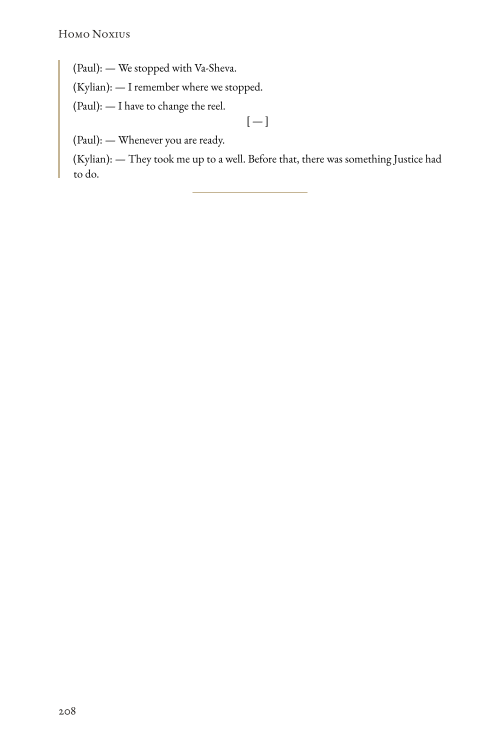
#> input picture tmp/pdfs/kingjames-16-2026-09-09/page-208.png, 1000 x 1500 px (shown at 1/2 size); its folder holds only this picture in this run
$ python contact_sheets.py
#> lines starting #> are read from the running program, lines starting #| are printed output that depends on the picture
from pathlib import Path
from PIL import Image, ImageDraw

folder = Path(__file__).parent
pages = sorted(folder.glob('page-*.png'))
cell_w, cell_h = 660, 985
for start in range(0, len(pages), 4):
    sheet = Image.new('RGB', (cell_w * 2, cell_h * 2), '#e8e8e8')
#> sheet: PIL image 1320x1970 RGB; every value is 232
    draw = ImageDraw.Draw(sheet)
    for offset, path in enumerate(pages[start:start + 4]):
        page = Image.open(path).convert('RGB')
#> page is the input picture: PIL image 1000x1500 RGB; mean R, G, B 253.7, 253.7, 253.6
        page.thumbnail((cell_w - 12, cell_h - 32), Image.Resampling.LANCZOS)
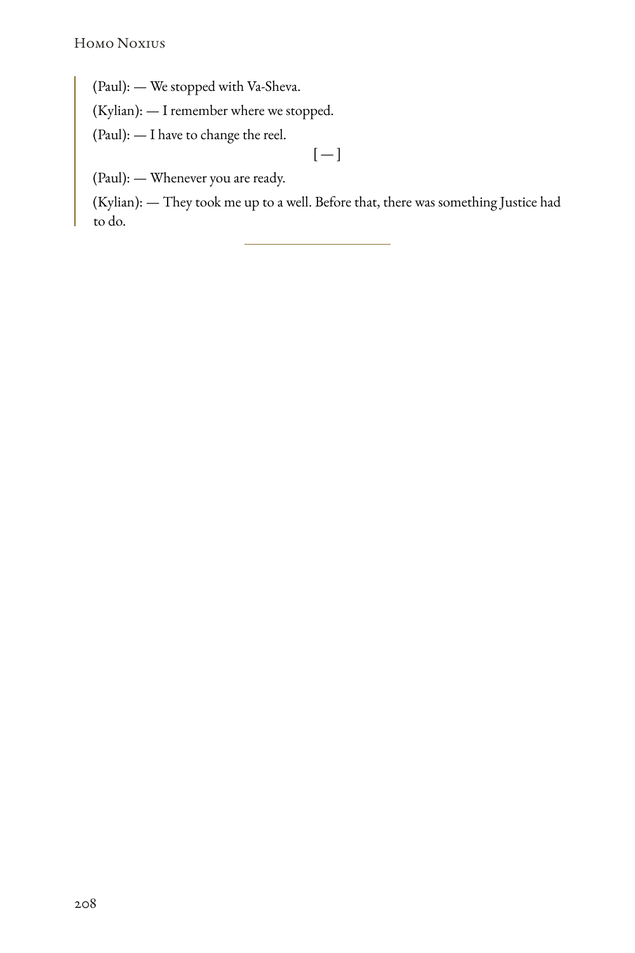
#> page: PIL image 635x953 RGB; mean R, G, B 253.6, 253.6, 253.5
        x = (offset % 2) * cell_w + (cell_w - page.width) // 2
#> x = 12
        y = (offset // 2) * cell_h + 25
        sheet.paste(page, (x, y))
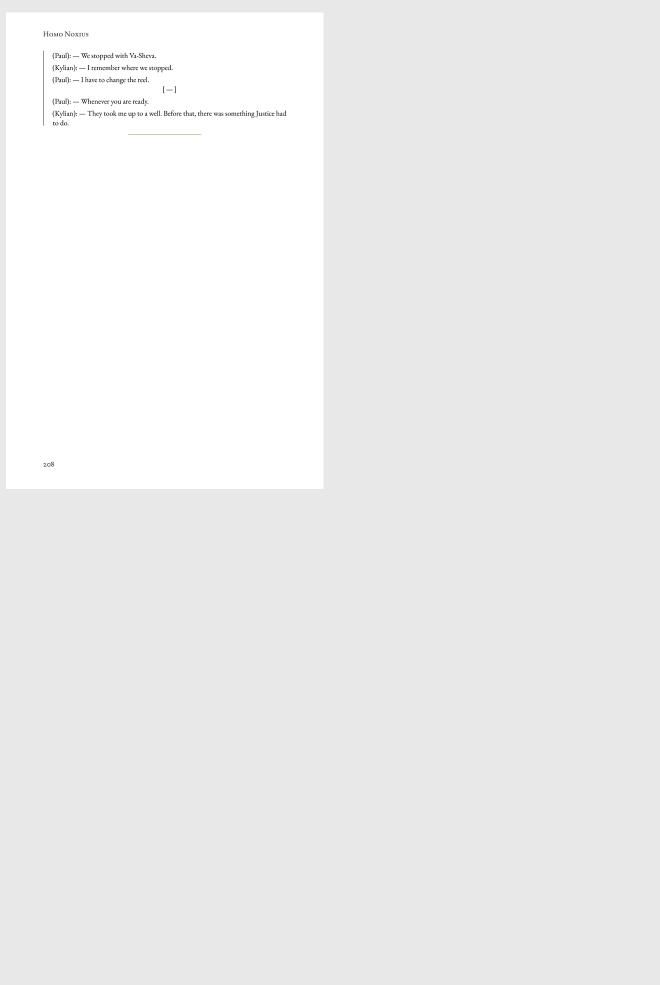
#> sheet: PIL image 1320x1970 RGB (shown at 1/2 size); mean R, G, B 237, 237, 237
        draw.text(((offset % 2) * cell_w + 14, (offset // 2) * cell_h + 6), path.stem, fill='black')
    out = folder / f'contact-{start // 4 + 1}.jpg'
    sheet.save(out, quality=78)
#> (the run stopped early here; a loop or call above may not have finished)
